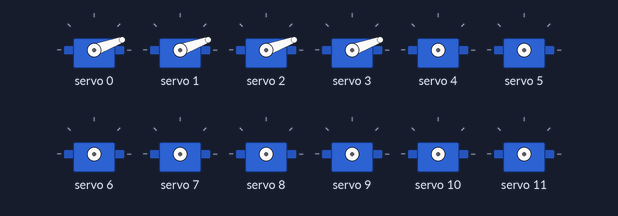
Bench run of a sketch on a simulated Arduino Uno, built with avr-gcc and run on an emulated ATmega328P. Parts: 12 × servo.

Above: at 1.05 s.
At 2.45 s:
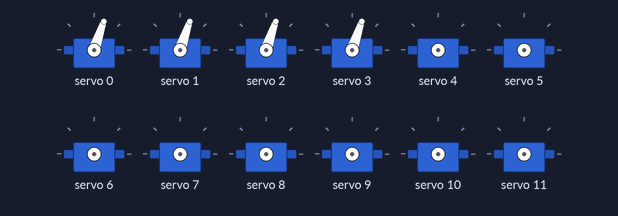
At 3.85 s:
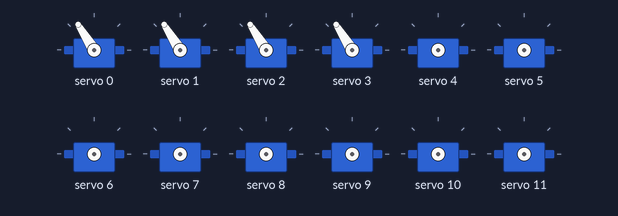
At 6.7 s:
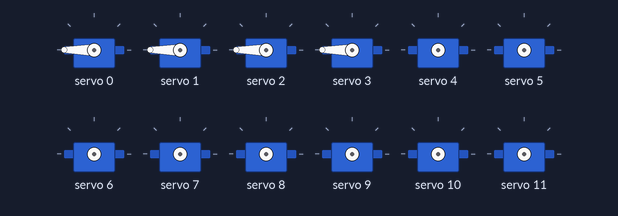
At 9.5 s:
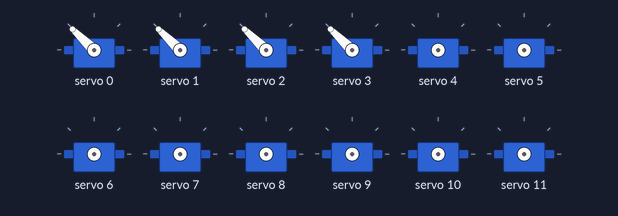
At 12.35 s:
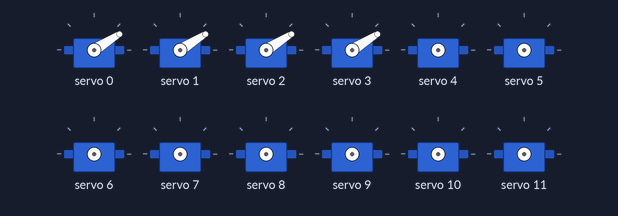
Timing chart, 0 to 17.5 s (numbered marks = the images above):
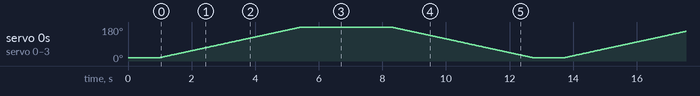

The sketch:

Servo_PCA9586.ino
```cpp
#include <Wire.h>
#include <Adafruit_PWMServoDriver.h>

Adafruit_PWMServoDriver pca9685 = Adafruit_PWMServoDriver();

// Servo control parameters for MG996R / SG90 / MG90S
#define SERVOMIN  150 // Minimum pulse length out of 4096
#define SERVOMAX  600 // Maximum pulse length out of 4096

void setup() {
  Serial.begin(115200);

  // Initialize PCA9685
  pca9685.begin();
  pca9685.setPWMFreq(50);  // Analog servos run at ~50 Hz updates

  // Let the PCA9685 be stable
  delay(1000);
}

void loop() {
  // Sweep servos on channels 0-3 (first 4 channels)
  for (int pos = SERVOMIN; pos <= SERVOMAX; pos++) {
    for (int channel = 0; channel < 4; channel++) {
      pca9685.setPWM(channel, 0, pos); // Sweep servo position
    }
    delay(10);  // Small delay for smooth movement
  }
  for (int pos = SERVOMAX; pos >= SERVOMIN; pos--) {
    for (int channel = 0; channel < 4; channel++) {
      pca9685.setPWM(channel, 0, pos); // Sweep servo position back
    }
    delay(10);
  }

  // Set servos on channels 4-7 to 0 degrees (next 4 channels)
  for (int channel = 4; channel < 8; channel++) {
    pca9685.setPWM(channel, 0, SERVOMIN); // Set to 0 degrees
  }

  // Set servos on channels 8-11 to 90 degrees (next 4 channels)
  for (int channel = 8; channel < 12; channel++) {
    pca9685.setPWM(channel, 0, (SERVOMIN + SERVOMAX) / 2); // Set to 90 degrees
  }

  // Set servos on channels 12-15 to 180 degrees (last 4 channels)
  for (int channel = 12; channel < 16; channel++) {
    pca9685.setPWM(channel, 0, SERVOMAX); // Set to 180 degrees
  }

  delay(1000);  // Delay before starting the next loop
}
```
